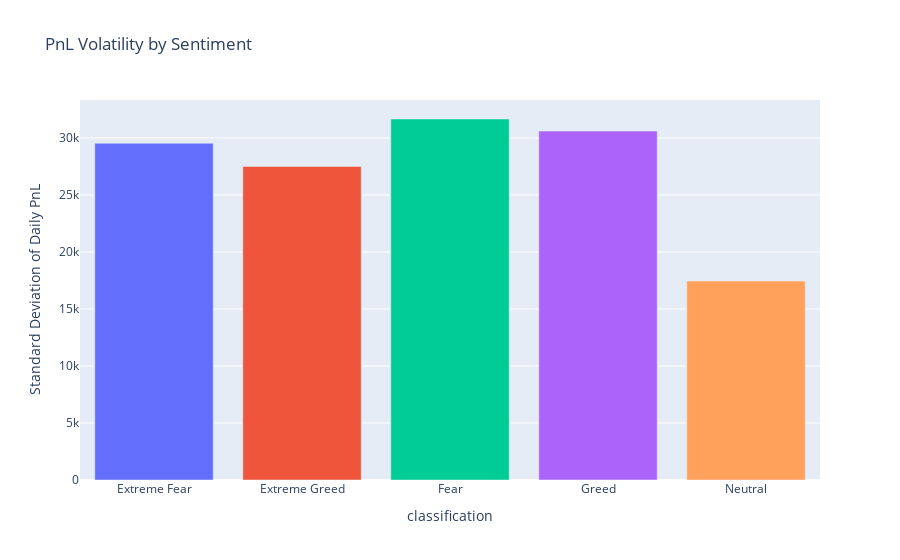

Source (notebook cell):
### Code cell
volatility = daily_df.groupby("classification")["daily_pnl"].std().reset_index()

fig = px.bar(
    volatility,
    x="classification",
    y="daily_pnl",
    color="classification",
    title="PnL Volatility by Sentiment"
)

fig.update_layout(
    yaxis_title="Standard Deviation of Daily PnL",
    showlegend=False
)

fig.show()

### Figure 1 — Plotly figure (JSON) as saved in the notebook; plotly's stock layout.template omitted (floating-point values rounded to 4 significant figures)
{"data": [{"hovertemplate": "classification=%{x}<br>daily_pnl=%{y}<extra></extra>", "legendgroup": "Extreme Fear", "marker": {"color": "#636efa", "pattern": {"shape": ""}}, "name": "Extreme Fear", "orientation": "v", "showlegend": true, "textposition": "auto", "type": "bar", "x": ["Extreme Fear"], "xaxis": "x", "y": [29530.0], "yaxis": "y"}, {"hovertemplate": "classification=%{x}<br>daily_pnl=%{y}<extra></extra>", "legendgroup": "Extreme Greed", "marker": {"color": "#EF553B", "pattern": {"shape": ""}}, "name": "Extreme Greed", "orientation": "v", "showlegend": true, "textposition": "auto", "type": "bar", "x": ["Extreme Greed"], "xaxis": "x", "y": [27500.0], "yaxis": "y"}, {"hovertemplate": "classification=%{x}<br>daily_pnl=%{y}<extra></extra>", "legendgroup": "Fear", "marker": {"color": "#00cc96", "pattern": {"shape": ""}}, "name": "Fear", "orientation": "v", "showlegend": true, "textposition": "auto", "type": "bar", "x": ["Fear"], "xaxis": "x", "y": [31660.0], "yaxis": "y"}, {"hovertemplate": "classification=%{x}<br>daily_pnl=%{y}<extra></extra>", "legendgroup": "Greed", "marker": {"color": "#ab63fa", "pattern": {"shape": ""}}, "name": "Greed", "orientation": "v", "showlegend": true, "textposition": "auto", "type": "bar", "x": ["Greed"], "xaxis": "x", "y": [30600.0], "yaxis": "y"}, {"hovertemplate": "classification=%{x}<br>daily_pnl=%{y}<extra></extra>", "legendgroup": "Neutral", "marker": {"color": "#FFA15A", "pattern": {"shape": ""}}, "name": "Neutral", "orientation": "v", "showlegend": true, "textposition": "auto", "type": "bar", "x": ["Neutral"], "xaxis": "x", "y": [17450.0], "yaxis": "y"}], "layout": {"barmode": "relative", "legend": {"title": {"text": "classification"}, "tracegroupgap": 0}, "showlegend": false, "title": {"text": "PnL Volatility by Sentiment"}, "xaxis": {"anchor": "y", "categoryarray": ["Extreme Fear", "Extreme Greed", "Fear", "Greed", "Neutral"], "categoryorder": "array", "domain": [0, 1], "title": {"text": "classification"}}, "yaxis": {"anchor": "x", "domain": [0, 1], "title": {"text": "Standard Deviation of Daily PnL"}}}}
